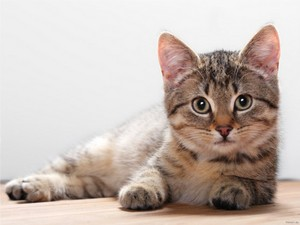
//> input picture MFC/Exercise/OpenCvTest1/OpenCvTest1/猫咪.jpg, 300 x 225 px, given in place of the camera
$ ./test   (built with g++ and OpenCV 4)
//> lines starting //> are read from the running program, lines starting //| are printed output that depends on the picture; after the words box and inside, x2 and y2 are one past the last pixel; in counts of white or black regions, pixels touching at a corner belong together
#include<opencv2/highgui/highgui.hpp>
#include<opencv2/imgproc/imgproc.hpp>
#include<opencv.hpp>
using namespace cv;

int main()
{
	// [11 lines of commented-out code are left out]
	VideoCapture capture(0);
	while (1)
	{
		Mat frame;
		capture >> frame; //读取当前帧
//> frame is the input picture: 225 rows x 300 cols, CV_8UC3; mean B, G, R 177.2, 184.4, 197.4
		// [6 lines of commented-out code are left out]
	    Mat edges;
		cvtColor(frame, edges, COLOR_RGB2GRAY);//灰度化
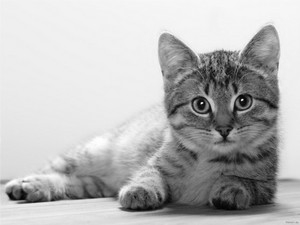
//> edges: 225 rows x 300 cols, CV_8UC1; min 2, max 254, mean 183.8
		blur(edges, edges, Size(7, 7));   //均值滤波
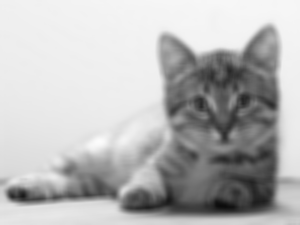
//> edges: 225 rows x 300 cols, CV_8UC1; min 11, max 252, mean 183.8
		Canny(edges, edges, 0, 30, 3);    //进行边缘检测
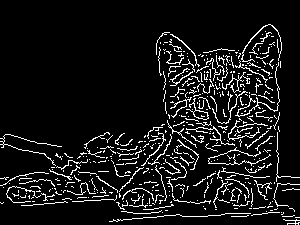
//> edges: 225 rows x 300 cols, CV_8UC1; 8.8% white in thin lines or dots, all inside (x1, y1, x2, y2) = (0, 24, 300, 225)
		imshow("被canny后的视频",edges);
		if (waitKey(30) >= 0)
//> the Esc key is pressed
			break;

	}
	return 0;
}


/*#include <opencv2/core/utility.hpp>
#include "opencv2/video/tracking.hpp"
#include "opencv2/imgproc.hpp"
#include "opencv2/videoio.hpp"
#include "opencv2/highgui.hpp"

#include <iostream>
#include <ctype.h>

using namespace cv;
using namespace std;

Mat image;

bool backprojMode = false;
bool selectObject = false;
int trackObject = 0;
bool showHist = true;
Point origin;
Rect selection;
int vmin = 10, vmax = 256, smin = 30;

static void onMouse(int event, int x, int y, int, void*)
{
	if (selectObject)
	{
		selection.x = MIN(x, origin.x);
		selection.y = MIN(y, origin.y);
		selection.width = std::abs(x - origin.x);
		selection.height = std::abs(y - origin.y);

		selection &= Rect(0, 0, image.cols, image.rows);
	}

	switch (event)
	{
	case EVENT_LBUTTONDOWN:
		origin = Point(x, y);
		selection = Rect(x, y, 0, 0);
		selectObject = true;
		break;
	case EVENT_LBUTTONUP:
		selectObject = false;
		if (selection.width > 0 && selection.height > 0)
			trackObject = -1;
		break;
	}
}

string hot_keys =
"\n\nHot keys: \n"
"\tESC - quit the program\n"
"\tc - stop the tracking\n"
"\tb - switch to/from backprojection view\n"
"\th - show/hide object histogram\n"
"\tp - pause video\n"
"To initialize tracking, select the object with mouse\n";

static void help()
{
	cout << "\nThis is a demo that shows mean-shift based tracking\n"
		"You select a color objects such as your face and it tracks it.\n"
		"This reads from video camera (0 by default, or the camera number the user enters\n"
		"Usage: \n"
		"   ./camshiftdemo [camera number]\n";
	cout << hot_keys;
}

const char* keys =
{
	"{help h | | show help message}{@camera_number| 0 | camera number}"
};

int main(int argc, const char** argv)
{
	VideoCapture cap;
	Rect trackWindow;
	int hsize = 16;
	float hranges[] = { 0, 180 };
	const float* phranges = hranges;
	CommandLineParser parser(argc, argv, keys);
	if (parser.has("help"))
	{
		help();
		return 0;
	}
	int camNum = parser.get<int>(0);
	cap.open(camNum);

	if (!cap.isOpened())
	{
		help();
		cout << "***Could not initialize capturing...***\n";
		cout << "Current parameter's value: \n";
		parser.printMessage();
		return -1;
	}
	cout << hot_keys;
	namedWindow("Histogram", 0);
	namedWindow("CamShift Demo", 0);
	setMouseCallback("CamShift Demo", onMouse, 0);
	createTrackbar("Vmin", "CamShift Demo", &vmin, 256, 0);
	createTrackbar("Vmax", "CamShift Demo", &vmax, 256, 0);
	createTrackbar("Smin", "CamShift Demo", &smin, 256, 0);

	Mat frame, hsv, hue, mask, hist, histimg = Mat::zeros(200, 320, CV_8UC3), backproj;
	bool paused = false;

	for (;;)
	{
		if (!paused)
		{
			cap >> frame;
			if (frame.empty())
				break;
		}

		frame.copyTo(image);

		if (!paused)
		{
			cvtColor(image, hsv, COLOR_BGR2HSV);

			if (trackObject)
			{
				int _vmin = vmin, _vmax = vmax;

				inRange(hsv, Scalar(0, smin, MIN(_vmin, _vmax)),
					Scalar(180, 256, MAX(_vmin, _vmax)), mask);
				int ch[] = { 0, 0 };
				hue.create(hsv.size(), hsv.depth());
				mixChannels(&hsv, 1, &hue, 1, ch, 1);

				if (trackObject < 0)
				{
					Mat roi(hue, selection), maskroi(mask, selection);
					calcHist(&roi, 1, 0, maskroi, hist, 1, &hsize, &phranges);
					normalize(hist, hist, 0, 255, NORM_MINMAX);

					trackWindow = selection;
					trackObject = 1;

					histimg = Scalar::all(0);
					int binW = histimg.cols / hsize;
					Mat buf(1, hsize, CV_8UC3);
					for (int i = 0; i < hsize; i++)
						buf.at<Vec3b>(i) = Vec3b(saturate_cast<uchar>(i*180. / hsize), 255, 255);
					cvtColor(buf, buf, COLOR_HSV2BGR);

					for (int i = 0; i < hsize; i++)
					{
						int val = saturate_cast<int>(hist.at<float>(i)*histimg.rows / 255);
						rectangle(histimg, Point(i*binW, histimg.rows),
							Point((i + 1)*binW, histimg.rows - val),
							Scalar(buf.at<Vec3b>(i)), -1, 8);
					}
				}

				calcBackProject(&hue, 1, 0, hist, backproj, &phranges);
				backproj &= mask;
				RotatedRect trackBox = CamShift(backproj, trackWindow,
					TermCriteria(TermCriteria::EPS | TermCriteria::COUNT, 10, 1));
				if (trackWindow.area() <= 1)
				{
					int cols = backproj.cols, rows = backproj.rows, r = (MIN(cols, rows) + 5) / 6;
					trackWindow = Rect(trackWindow.x - r, trackWindow.y - r,
						trackWindow.x + r, trackWindow.y + r) &
						Rect(0, 0, cols, rows);
				}

				if (backprojMode)
					cvtColor(backproj, image, COLOR_GRAY2BGR);
				ellipse(image, trackBox, Scalar(0, 0, 255), 3, LINE_AA);
			}
		}
		else if (trackObject < 0)
			paused = false;

		if (selectObject && selection.width > 0 && selection.height > 0)
		{
			Mat roi(image, selection);
			bitwise_not(roi, roi);
		}

		imshow("CamShift Demo", image);
		imshow("Histogram", histimg);

		char c = (char)waitKey(10);
		if (c == 27)
			break;
		switch (c)
		{
		case 'b':
			backprojMode = !backprojMode;
			break;
		case 'c':
			trackObject = 0;
			histimg = Scalar::all(0);
			break;
		case 'h':
			showHist = !showHist;
			if (!showHist)
				destroyWindow("Histogram");
			else
				namedWindow("Histogram", 1);
			break;
		case 'p':
			paused = !paused;
			break;
		default:
			;
		}
	}

	return 0;
}*/
/*#include "opencv2/video/tracking.hpp"
#include "opencv2/imgproc/imgproc.hpp"
#include "opencv2/videoio/videoio.hpp"
#include "opencv2/highgui/highgui.hpp"

#include <iostream>
#include <ctype.h>

using namespace cv;
using namespace std;

static void help()
{
	// print a welcome message, and the OpenCV version
	cout << "\nThis is a demo of Lukas-Kanade optical flow lkdemo(),\n"
		"Using OpenCV version " << CV_VERSION << endl;
	cout << "\nIt uses camera by default, but you can provide a path to video as an argument.\n";
	cout << "\nHot keys: \n"
		"\tESC - quit the program\n"
		"\tr - auto-initialize tracking\n"
		"\tc - delete all the points\n"
		"\tn - switch the \"night\" mode on/off\n"
		"To add/remove a feature point click it\n" << endl;
}

Point2f point;
bool addRemovePt = false;

static void onMouse(int event, int x, int y, int /*flags*//*, void* /*param*///)
// [127 lines of commented-out code are left out]
